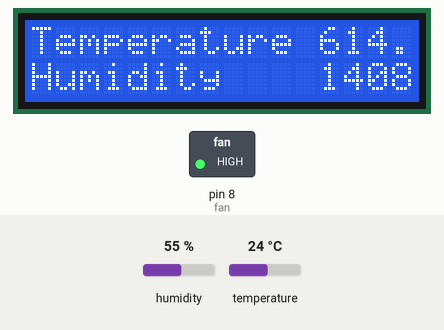
The sketch below on a simulated Arduino Uno, built with avr-gcc and run on an emulated ATmega328P. Parts: 16×2 character LCD, switched loads named in the sketch (green lamp = pin HIGH). Wiring (inferred from the names in the program): DHT11 sensor: data pin 6. Inputs (shaded band) come from the test bench; at power-on: humidity 55 %, temperature 24 °C. What the sketch prints to the serial monitor is not drawn.

Above: at 1.9 s.
2.0 s: humidity set to 22 %
At 3.5 s:
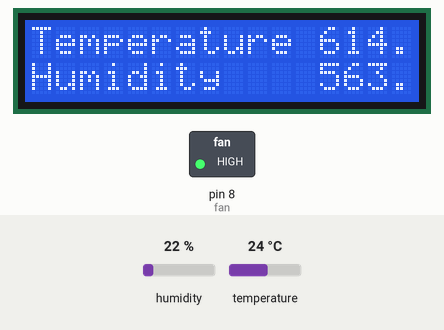
4.1 s: temperature set to 12 °C
At 6.3 s:
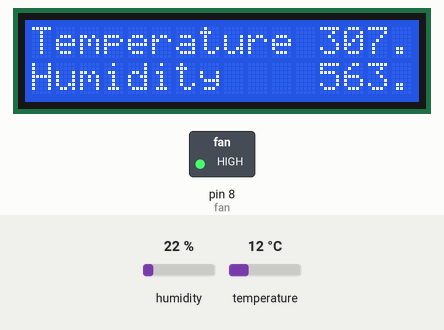
6.6 s: humidity set to 40 %
At 8.9 s:
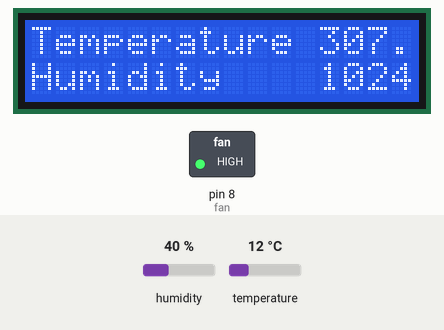
9.2 s: temperature set to 19 °C
At 10.9 s:
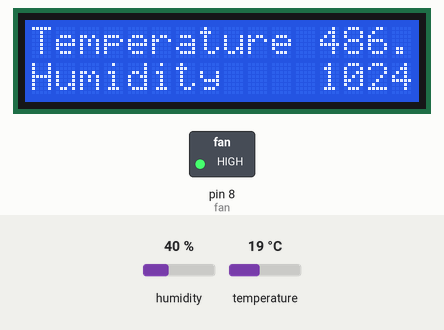
Timing chart, 0 to 12.4 s (numbered marks = the images above; inputs shaded):
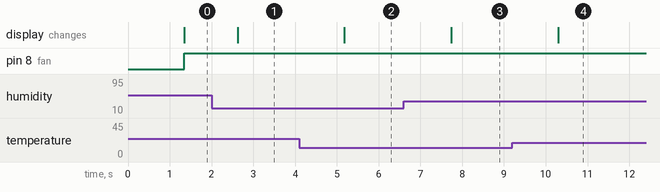

The sketch:

DHT.ino
```cpp
#include "DHT.h"
#include <LiquidCrystal.h>

const int DHTPIN = 6;     // Anturin pinni
const int DHTTYPE = DHT22;   // DHT 22  (AM2302)
const int fan = 8; // Tuulettimen pinni
const int rs = 12, en = 11, d4 = 5, d5 = 4, d6 = 3, d7 = 2; // LCD pinnien määritys

LiquidCrystal lcd(rs, en, d4, d5, d6, d7);

DHT dht(DHTPIN, DHTTYPE);
int maxHum = 40;  //määritetään kosteus milloin tuuletin menee päälle
int maxTemp = 28; //määritetään lämpötila milloin tuuletin menee päälle

void setup() {
  pinMode(fan, OUTPUT);
  Serial.begin(9600); // Alustetaan sarjaportti
  dht.begin();

  lcd.begin(16,2);
  lcd.setCursor(0,0);
  lcd.print("Temperature");

  lcd.setCursor(0,1);
  lcd.print("Humidity");
}

void loop() {

  delay (1000);
  // Lue kosteus
  float h = dht.readHumidity();
  // Lue lämpötila
  float t = dht.readTemperature();

  // Tarkistaa meneekö lämpötilan luku läpi
  // isnan = is not a number | Jos lämpötilan luku ei onnistu näyttöön tulee alla oleva virhe teksti.
  if (isnan(h) || isnan(t)) {
    Serial.println("Failed to read from DHT sensor!");
   }else{
    lcd.setCursor(12,1);
    lcd.print(h);
    lcd.setCursor(12,0);
    lcd.print(t);

    if (Serial.available()){
      lcd.write(Serial.read());

    }
   }
    if(h > maxHum || t > maxTemp) {
     digitalWrite(fan, HIGH);
  } else {
     digitalWrite(fan, LOW);
  }
  Serial.print("Humidity ");
  Serial.print(h);
  Serial.print(" %\t");
  Serial.print("Temperature ");
  Serial.print(t);
  Serial.println(" *C ");
}
```

DHT.cpp
```cpp
// (licence header left out)
#include "DHT.h"

DHT::DHT(uint8_t pin, uint8_t type, uint8_t count) {
  _pin = pin;
  _type = type;
  _count = count;
  firstreading = true;
}

void DHT::begin(void) {
  // pinnien kytkentä
  pinMode(_pin, INPUT);
  digitalWrite(_pin, HIGH);
  _lastreadtime = 0;
}

//boolean S == Scale.  True == Farenheit; False == Celcius
float DHT::readTemperature(bool S) {
  float f;

  if (read()) {
    switch (_type) {
    case DHT11:
      f = data[2];
      if(S)
      	f = convertCtoF(f);

      return f;
    case DHT22:
    case DHT21:
      f = data[2] & 0x7F;
      f *= 256;
      f += data[3];
      f /= 10;
      if (data[2] & 0x80)
	f *= -1;
      if(S)
	f = convertCtoF(f);

      return f;
    }
  }
  return NAN;
}
//kaava celsius -> farenheit
float DHT::convertCtoF(float c) {
	return c * 9 / 5 + 32;
}
//kaava farenheit -> celsius
float DHT::convertFtoC(float f) {
  return (f - 32) * 5 / 9;
}

float DHT::readHumidity(void) {
  float f;
  if (read()) {
    switch (_type) {
    case DHT11:
      f = data[0];
      return f;
    case DHT22:
    case DHT21:
      f = data[0];
      f *= 256;
      f += data[1];
      f /= 10;
      return f;
    }
  }
  return NAN;
}

float DHT::computeHeatIndex(float tempFahrenheit, float percentHumidity) {
  // Adapted from equation at: https://github.com/adafruit/DHT-sensor-library/issues/9 and
  // Wikipedia: http://en.wikipedia.org/wiki/Heat_index
  return -42.379 +
           2.04901523 * tempFahrenheit +
          10.14333127 * percentHumidity +
          -0.22475541 * tempFahrenheit*percentHumidity +
          -0.00683783 * pow(tempFahrenheit, 2) +
          -0.05481717 * pow(percentHumidity, 2) +
           0.00122874 * pow(tempFahrenheit, 2) * percentHumidity +
           0.00085282 * tempFahrenheit*pow(percentHumidity, 2) +
          -0.00000199 * pow(tempFahrenheit, 2) * pow(percentHumidity, 2);
}


boolean DHT::read(void) {
  uint8_t laststate = HIGH;
  uint8_t counter = 0;
  uint8_t j = 0, i;
  unsigned long currenttime;

  // Tarkistaa, onko anturi luettu alle sekuntia sitten
  // jos ei niin lukee sen sitten
    currenttime = millis();
  if (currenttime < _lastreadtime) {
       _lastreadtime = 0;
  }
  if (!firstreading && ((currenttime - _lastreadtime) < 1000)) {
    return true; // return last correct measurement
    //delay(2000 - (currenttime - _lastreadtime));
  }
  firstreading = false;
  /*
    Serial.print("Currtime: "); Serial.print(currenttime);
    Serial.print(" Lasttime: "); Serial.print(_lastreadtime);
  */
  _lastreadtime = millis();

  data[0] = data[1] = data[2] = data[3] = data[4] = 0;

  // Pinni high tilaan ja odota 250 millisekuntia
  digitalWrite(_pin, HIGH);
  delay(250);

  // Pinni low tilaan ja odota 20 millisekuntia
  pinMode(_pin, OUTPUT);
  digitalWrite(_pin, LOW);
  delay(20);
  noInterrupts();
  digitalWrite(_pin, HIGH);
  delayMicroseconds(40);
  pinMode(_pin, INPUT);

  // read in timings
  for ( i=0; i< MAXTIMINGS; i++) {
    counter = 0;
    while (digitalRead(_pin) == laststate) {
      counter++;
      delayMicroseconds(1);
      if (counter == 255) {
        break;
      }
    }
    laststate = digitalRead(_pin);

    if (counter == 255) break;

    // ignore first 3 transitions
    if ((i >= 4) && (i%2 == 0)) {
      // shove each bit into the storage bytes
      data[j/8] <<= 1;
      if (counter > _count)
        data[j/8] |= 1;
      j++;
    }

  }

  interrupts();

  /*
  Serial.println(j, DEC);
  Serial.print(data[0], HEX); Serial.print(", ");
  Serial.print(data[1], HEX); Serial.print(", ");
  Serial.print(data[2], HEX); Serial.print(", ");
  Serial.print(data[3], HEX); Serial.print(", ");
  Serial.print(data[4], HEX); Serial.print(" =? ");
  Serial.println(data[0] + data[1] + data[2] + data[3], HEX);
  */

  // check we read 40 bits and that the checksum matches
  if ((j >= 40) &&
      (data[4] == ((data[0] + data[1] + data[2] + data[3]) & 0xFF)) ) {
    return true;
  }


  return false;

}
```

DHT.h
```cpp
#ifndef DHT_H
#define DHT_H
#if ARDUINO >= 100
 #include "Arduino.h"
#else
 #include "WProgram.h"
#endif

/* DHT library

MIT license
written by Adafruit Industries
*/

// how many timing transitions we need to keep track of. 2 * number bits + extra
#define MAXTIMINGS 85

#define DHT11 11
#define DHT22 22
#define DHT21 21
#define AM2301 21

class DHT {
 private:
  uint8_t data[6];
  uint8_t _pin, _type, _count;
  unsigned long _lastreadtime;
  boolean firstreading;

 public:
  DHT(uint8_t pin, uint8_t type, uint8_t count=6);
  void begin(void);
  float readTemperature(bool S=false); // false -> true vaihtaa lämpötilan Farenheitiksi
  float convertCtoF(float);
  float convertFtoC(float);
  float computeHeatIndex(float tempFahrenheit, float percentHumidity);
  float readHumidity(void);
  boolean read(void);

};
#endif
```

Measured:
- after the input at 2.0 s, the display: changes after 0.62 s (image 1)
- after the input at 4.1 s, the display: changes after 1.1 s (image 2)
- after the input at 6.6 s, the display: changes after 1.1 s (image 3)
- after the input at 9.2 s, the display: changes after 1.1 s (image 4)
